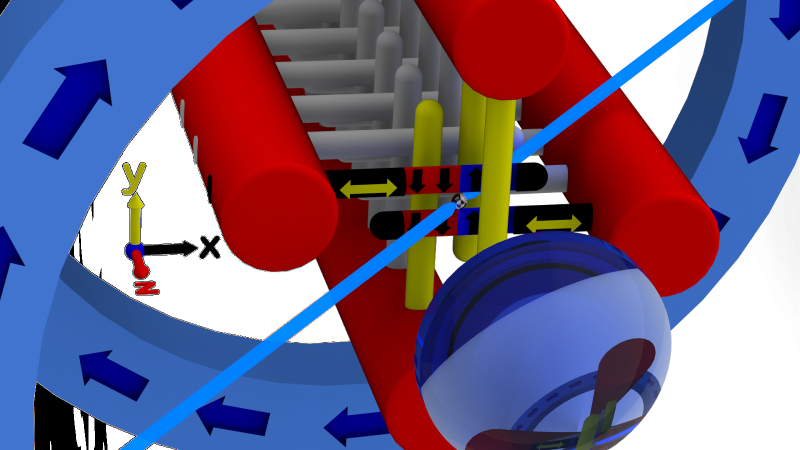
%> input picture blue-red-yellow-v2_CAD.png, 1600 x 900 px (shown at 1/2 size)
$ octave CAD_laser_convert.m   (GNU Octave 9; MATLAB toolbox functions it lacks are replaced by stand-ins)
%> lines starting %> are read from the running program, lines starting %| are printed output that depends on the picture; in (x1, y1, x2, y2) boxes, pixels count from 0 and x2, y2 are one past the last pixel; in counts of white or black regions, pixels touching at a corner belong together; the program's own positions count from 1
%% Mess with a figure
% I want to use MATLAB image processing to mess with a figure that I don't
% like the coloring on.

[~, map, alpha] = imread('~/Documents/OH/spin-flip-writing/blue-red-yellow-v2_CAD.png');
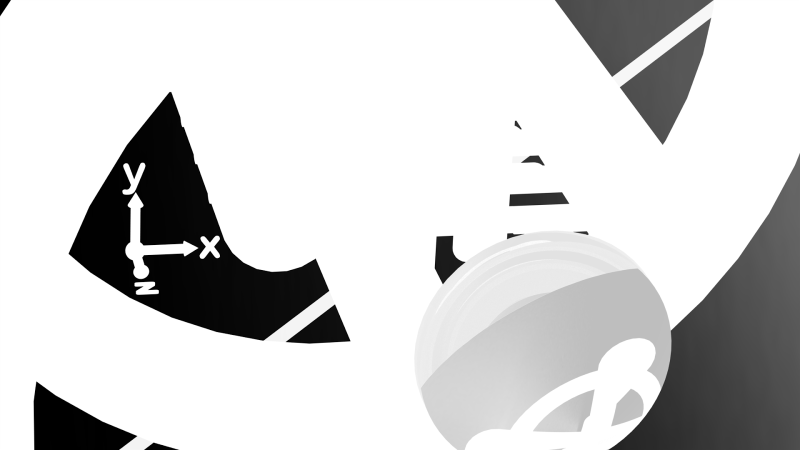
%> alpha: size 900x1600 uint8 (shown at 1/2 size); min 0, max 255, mean 209.1
%> map = []
image = imread('~/Documents/OH/spin-flip-writing/blue-red-yellow-v2_CAD.png');
%> image is the input picture: size 900x1600x3 uint8; mean R, G, B 114.6, 100.1, 133.7


red   = image(:,:,1);
green = image(:,:,2);
blue  = image(:,:,3);

imtool(image)

%%
getregion = @(r1,r2,g1,g2,b1,b2) ...
    r1  < red   & red   < r2 & ...
    g1  < green & green < g2 & ...
    b1  < blue  & blue  < b2 ;

%laser
plane = getregion(-1,5,115,135,230,256);
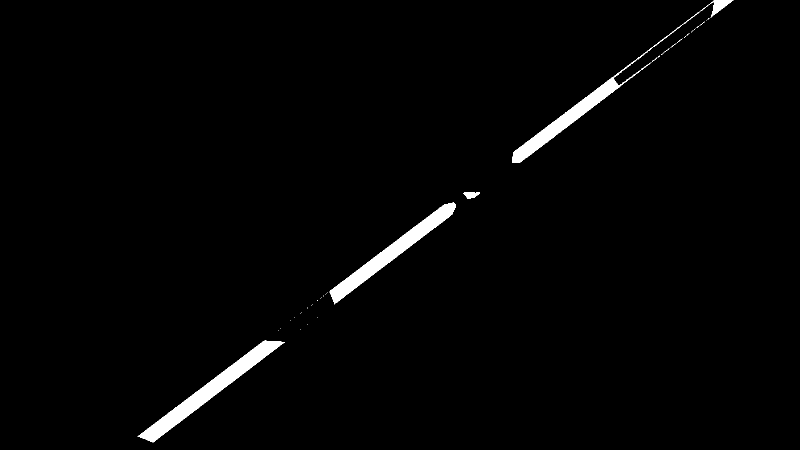
%> plane: size 900x1600 logical (shown at 1/2 size); 1.7% white; 38 white regions (34 under 20 px), largest, box (x1, y1, x2, y2) and area: (275, 681, 570, 885) 9066, (659, 405, 912, 609) 7958, (1025, 0, 1467, 326) 7526, (927, 384, 960, 398) 277
plane = imdilate(plane,strel('diamond',2));
%> plane: size 900x1600 logical; 2.1% white; 17 white regions (11 under 20 px), largest, box (x1, y1, x2, y2) and area: (273, 679, 572, 887) 10258, (1023, 0, 1469, 328) 10082, (644, 403, 914, 611) 9093, (925, 382, 962, 400) 436, (1366, 41, 1412, 77) 218, (620, 606, 628, 613) 26
red(plane) = 230;
%> red: size 900x1600 uint8; min 0, max 255, mean 119.2
green(plane) = 0;
%> green: size 900x1600 uint8; min 0, max 255, mean 97.4
blue(plane) = 255;
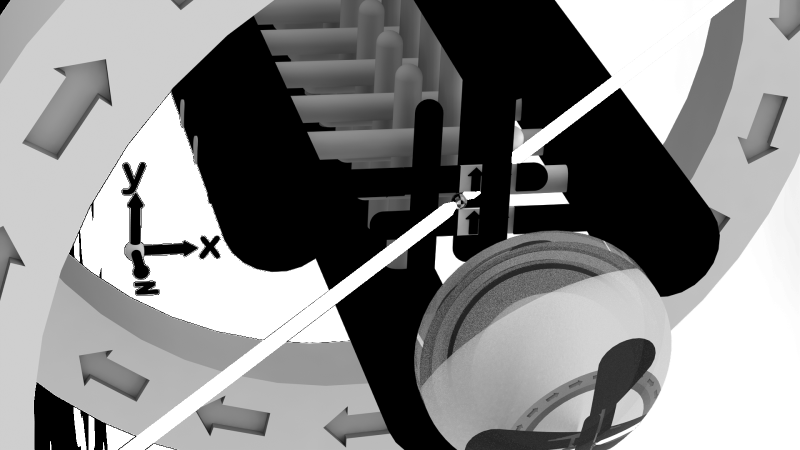
%> blue: size 900x1600 uint8 (shown at 1/2 size); min 0, max 255, mean 133.9

%imtool2 r28 g106 b51
%imtool3 r0 g75 b10

t = 120;
red(alpha < t) = uint8(177+double(red(alpha < t)/2));
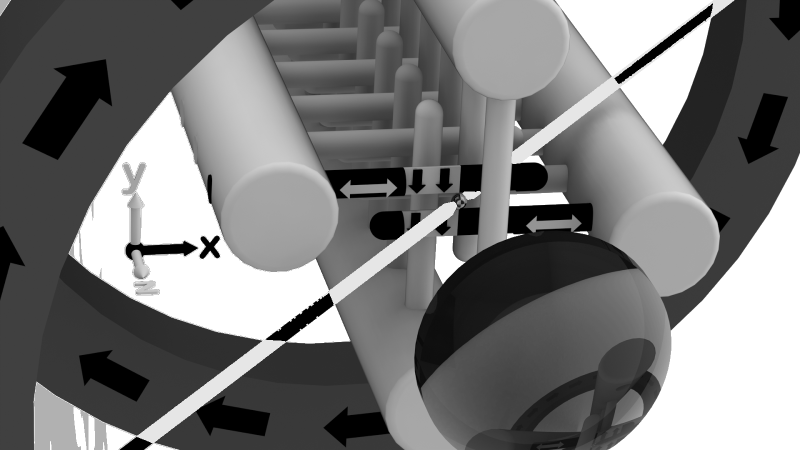
%> red: size 900x1600 uint8 (shown at 1/2 size); min 0, max 255, mean 121.2
green(alpha < t) = uint8(177+double(green(alpha < t)/2));
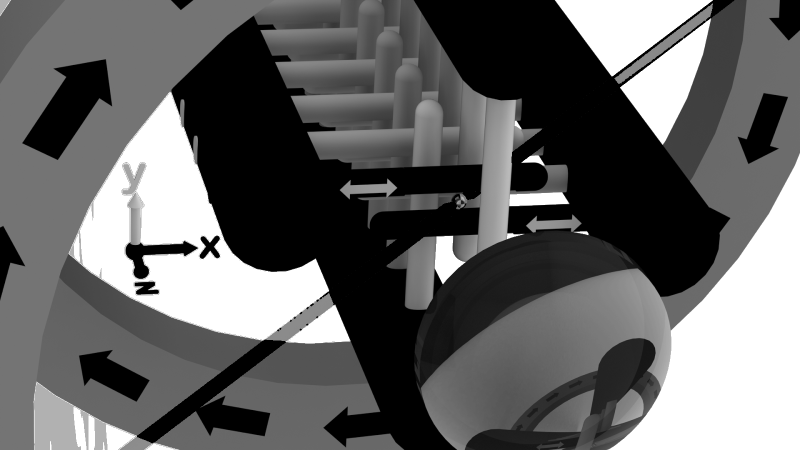
%> green: size 900x1600 uint8 (shown at 1/2 size); min 0, max 255, mean 99.4
blue(alpha < t) = uint8(177+double(blue(alpha < t)/2));
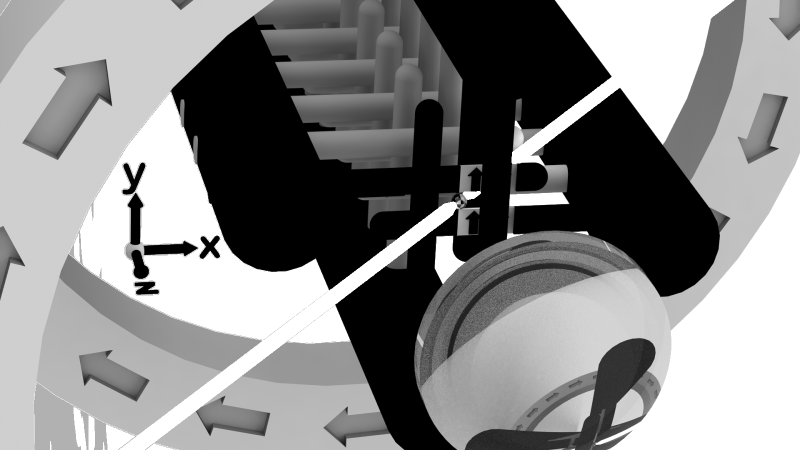
%> blue: size 900x1600 uint8 (shown at 1/2 size); 3.04% of pixels changed, all inside (x1, y1, x2, y2) = (0, 0, 1600, 900)

image2 = image;
image2(:,:,1) = red;
image2(:,:,2) = green;
image2(:,:,3) = blue;
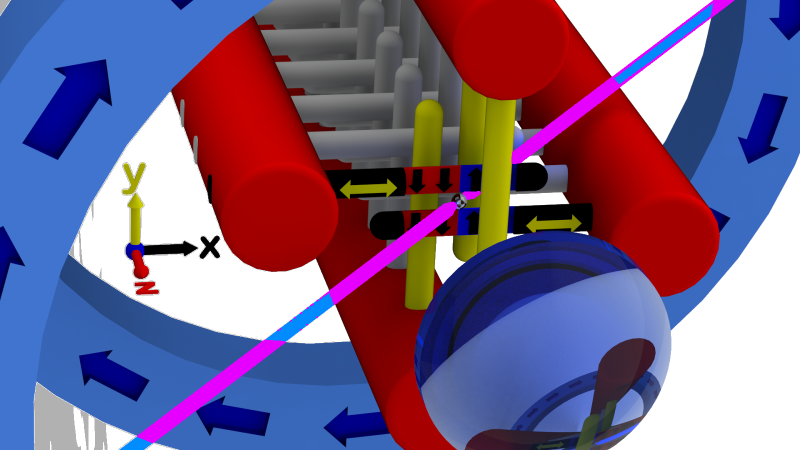
%> image2: size 900x1600x3 uint8 (shown at 1/2 size); mean R, G, B 121.2, 99.4, 135.9

%some clipping
%image2 = image2(250:1450,:,:);

imtool(image2)

imwrite(image2,'~/Documents/OH/spin-flip-writing/CAD_recolor_laser.PNG')%,'Alpha',double(alpha/255))
